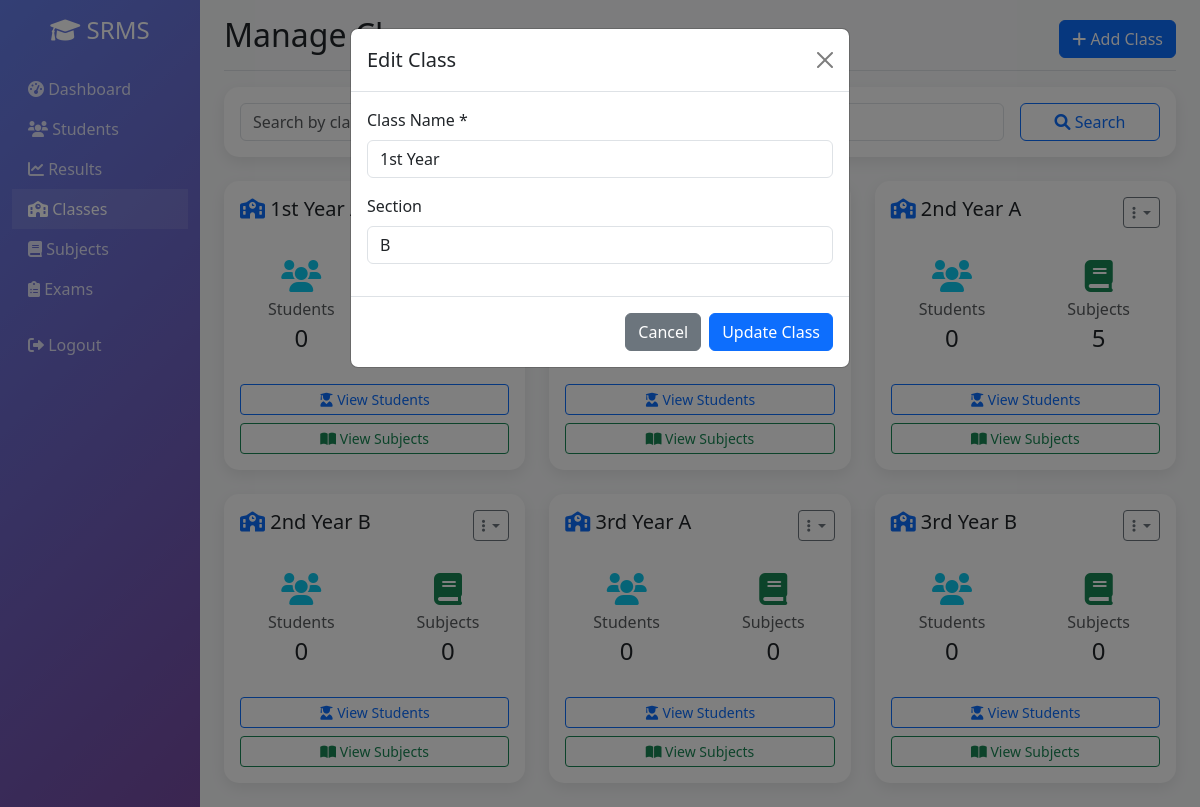
Screenshot of /classes.php?edit=2 (signed in) with the database file from the repository.
### tables this page shows
CREATE TABLE `classes` (
  `id` int(11) NOT NULL AUTO_INCREMENT,
  `class_name` varchar(50) NOT NULL,
  `section` varchar(10) DEFAULT NULL,
  `created_at` timestamp NOT NULL DEFAULT current_timestamp(),
  PRIMARY KEY (`id`),
  UNIQUE KEY `class_name_section` (`class_name`, `section`)
);

### includes/functions.php (called while the page is built, shortened)
<?php
include_once 'db.php';
function sanitize($data) {
    global $conn;
    return htmlspecialchars(strip_tags(trim($conn->real_escape_string($data))));
}
?>

### classes.php (the view, shortened to what this page needs)
<?php
include_once 'includes/functions.php';
$edit_class = null;
if (isset($_GET['edit'])) {
    $id = sanitize($_GET['edit']);
    $sql = "SELECT * FROM classes WHERE id = ?";
    $stmt = $conn->prepare($sql);
    $stmt->bind_param("i", $id);
    $stmt->execute();
    $result = $stmt->get_result();
    $edit_class = $result->fetch_assoc();
}
$page = isset($_GET['page']) ? (int)$_GET['page'] : 1;
$limit = 20;
$offset = ($page - 1) * $limit;
$sql = "SELECT c.*,
        (SELECT COUNT(*) FROM students WHERE class_id = c.id) as student_count,
        (SELECT COUNT(*) FROM subjects WHERE class_id = c.id) as subject_count
        FROM classes c";
$sql .= " ORDER BY c.class_name, c.section LIMIT $limit OFFSET $offset";
$classes = $conn->query($sql);
?>
<!DOCTYPE html>
<html lang="en">
<head>
    <link href="https://cdn.jsdelivr.net/npm/bootstrap@5.3.0/dist/css/bootstrap.min.css" rel="stylesheet">
    <link rel="stylesheet" href="https://cdnjs.cloudflare.com/ajax/libs/font-awesome/6.0.0/css/all.min.css">
</head>
<body>
    <div class="container-fluid">
        <div class="row">
            <nav class="col-md-3 col-lg-2 d-md-block sidebar collapse">
                <div class="position-sticky pt-3">
                    <div class="text-center mb-4">
                        <h4 class="text-white">
                            <i class="fas fa-graduation-cap"></i> SRMS
                        </h4>
                    </div>
                    <ul class="nav flex-column">
                        <li class="nav-item">
                            <a class="nav-link" href="index.php">
                                <i class="fas fa-tachometer-alt"></i> Dashboard
                            </a>
                        </li>
                        <li class="nav-item">
                            <a class="nav-link" href="students.php">
                                <i class="fas fa-users"></i> Students
                            </a>
                        </li>
                        <li class="nav-item">
                            <a class="nav-link" href="results.php">
                                <i class="fas fa-chart-line"></i> Results
                            </a>
                        </li>
                        <li class="nav-item">
                            <a class="nav-link active" href="classes.php">
                                <i class="fas fa-school"></i> Classes
                            </a>
                        </li>
                        <li class="nav-item">
                            <a class="nav-link" href="subjects.php">
                                <i class="fas fa-book"></i> Subjects
                            </a>
                        </li>
                        <li class="nav-item">
                            <a class="nav-link" href="exams.php">
                                <i class="fas fa-clipboard-list"></i> Exams
                            </a>
                        </li>
                        <li class="nav-item mt-3">
                            <a class="nav-link" href="logout.php">
                                <i class="fas fa-sign-out-alt"></i> Logout
                            </a>
                        </li>
                    </ul>
                </div>
            </nav>
            <main class="col-md-9 ms-sm-auto col-lg-10 px-md-4 main-content">
                <div class="d-flex justify-content-between flex-wrap flex-md-nowrap align-items-center pt-3 pb-2 mb-3 border-bottom">
                    <h1 class="h2">Manage Classes</h1>
                    <div class="btn-toolbar mb-2 mb-md-0">
                        <button type="button" class="btn btn-primary" data-bs-toggle="modal" data-bs-target="#addClassModal">
                            <i class="fas fa-plus"></i> Add Class
                        </button>
                    </div>
                </div>
                <div class="card mb-4">
                    <div class="card-body">
                        <form method="GET" class="row g-3">
                            <div class="col-md-10">
                            </div>
                            <div class="col-md-2">
                                <button type="submit" class="btn btn-outline-primary w-100">
                                    <i class="fas fa-search"></i> Search
                                </button>
                            </div>
                        </form>
                    </div>
                </div>
                <div class="row">
                    <?php while ($class = $classes->fetch_assoc()): ?>
                    <div class="col-md-6 col-lg-4 mb-4">
                        <div class="card h-100">
                            <div class="card-body">
                                <div class="d-flex justify-content-between align-items-start mb-3">
                                    <h5 class="card-title mb-0">
                                        <i class="fas fa-school text-primary"></i>
                                        <?php echo htmlspecialchars($class['class_name'] . ' ' . $class['section']); ?>
                                    </h5>
                                    <div class="dropdown">
                                        <button class="btn btn-sm btn-outline-secondary dropdown-toggle" type="button" data-bs-toggle="dropdown">
                                            <i class="fas fa-ellipsis-v"></i>
                                        </button>
                                    </div>
                                </div>
                                <div class="row mb-3">
                                    <div class="col-6">
                                        <div class="stat-card">
                                            <i class="fas fa-users text-info fa-2x mb-2"></i>
                                            <h6 class="text-muted mb-1">Students</h6>
                                            <h4 class="mb-0"><?php echo $class['student_count']; ?></h4>
                                        </div>
                                    </div>
                                    <div class="col-6">
                                        <div class="stat-card">
                                            <i class="fas fa-book text-success fa-2x mb-2"></i>
                                            <h6 class="text-muted mb-1">Subjects</h6>
                                            <h4 class="mb-0"><?php echo $class['subject_count']; ?></h4>
                                        </div>
                                    </div>
                                </div>
                                <div class="d-grid gap-2">
                                    <a href="class_students.php?id=<?php echo $class['id']; ?>" class="btn btn-outline-primary btn-sm">
                                        <i class="fas fa-user-graduate"></i> View Students
                                    </a>
                                    <a href="class_subjects.php?id=<?php echo $class['id']; ?>" class="btn btn-outline-success btn-sm">
                                        <i class="fas fa-book-open"></i> View Subjects
                                    </a>
                                </div>
                            </div>
                        </div>
                    </div>
                    <?php endwhile; ?>
                </div>
            </main>
        </div>
    </div>
    <?php if ($edit_class): ?>
    <div class="modal fade show" id="editClassModal" tabindex="-1" style="display: block; background: rgba(0,0,0,0.5);">
        <div class="modal-dialog">
            <div class="modal-content">
                <div class="modal-header">
                    <h5 class="modal-title">Edit Class</h5>
                    <a href="classes.php" class="btn-close"></a>
                </div>
                <form method="POST">
                    <div class="modal-body">
                        <div class="mb-3">
                            <label class="form-label">Class Name *</label>
                            <input type="text" class="form-control" name="class_name" value="<?php echo $edit_class['class_name']; ?>" required>
                        </div>
                        <div class="mb-3">
                            <label class="form-label">Section</label>
                            <input type="text" class="form-control" name="section" value="<?php echo $edit_class['section']; ?>">
                        </div>
                    </div>
                    <div class="modal-footer">
                        <a href="classes.php" class="btn btn-secondary">Cancel</a>
                        <button type="submit" name="edit_class" class="btn btn-primary">Update Class</button>
                    </div>
                </form>
            </div>
        </div>
    </div>
    <?php endif; ?>
</body>
</html>

### classes.php (style rules this page uses)
.sidebar { min-height: 100vh; background: linear-gradient(135deg, #667eea 0%, #764ba2 100%); }
.sidebar .nav-link { color: rgba(255, 255, 255, 0.8); transition: all 0.3s; }
.sidebar .nav-link:hover, .sidebar .nav-link.active { color: white; background: rgba(255, 255, 255, 0.1); }
.main-content { background-color: #f8f9fa; min-height: 100vh; }
.card { border: none; border-radius: 15px; box-shadow: 0 5px 15px rgba(0, 0, 0, 0.08); }
.stat-card { background: white; border-radius: 10px; padding: 1rem; text-align: center; }

### rows the page displays
classes: class_name+section "1st Year A", student_count "0"
classes: class_name "1st Year", section "B"
classes: class_name+section "2nd Year A", student_count "0", subject_count "5"
classes: class_name+section "2nd Year B", student_count "0", subject_count "0"
classes: class_name+section "3rd Year A", student_count "0", subject_count "0"
classes: class_name+section "3rd Year B", student_count "0", subject_count "0"
